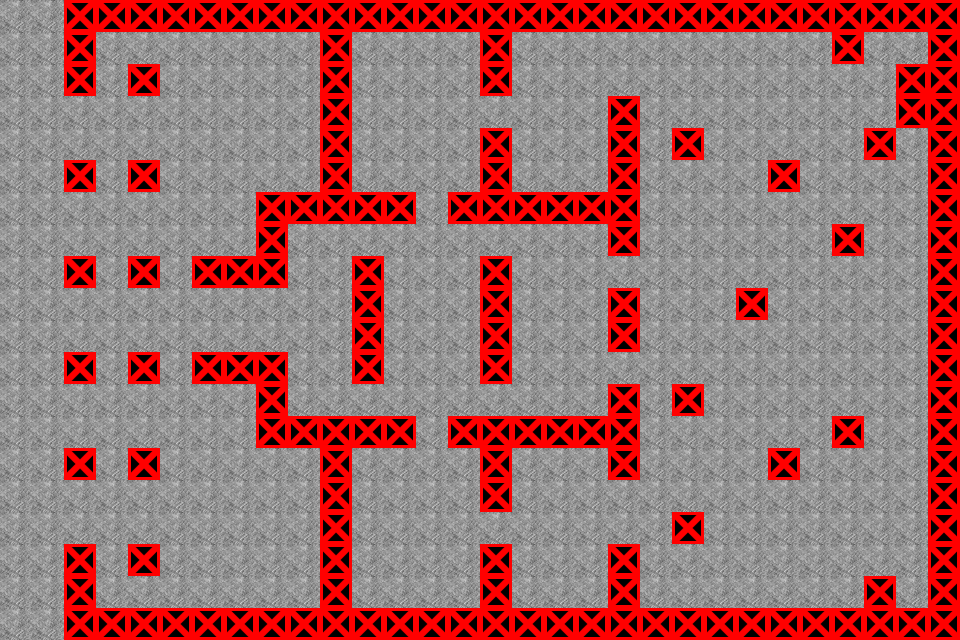

Below is a game level as drawn by its tile map, then a one-line description and the .tmx file that defines it, in full:
An orthogonal 30x20 tile map with 32x32 px tiles, 1 tile layer (Tile Layer 1).

<map version="1.9" tiledversion="1.9.2" orientation="orthogonal" renderorder="right-down" width="30" height="20" tilewidth="32" tileheight="32" infinite="0" nextlayerid="2" nextobjectid="1">
 <tileset firstgid="1" source="exampleTileSet.tsx" />
 <layer id="1" name="Tile Layer 1" width="30" height="20">
  <data encoding="csv">
2,2,1,1,1,1,1,1,1,1,2684354561,2684354561,2684354561,2684354561,2684354561,2684354561,1,1,1,1,1,1,1,1,1,1,1,1,1,1,
2,2,1,2,2,2,2,2,2,2,2684354561,2,2,2,2,2684354561,2,2,2,2,2,2,2,2,2,2,1,2,2,1,
2,2,2684354561,2,2684354561,2,2,2,2,2,2684354561,2,2,2,2,2684354561,2,2,2,2,2,2,2,2,2,2,2,2,1,1,
2,2,2,2,2,2,2,2,2,2,2684354561,2,2,2,2,2,2,2,2,1,2,2,2,2,2,2,2,2,1,1,
2,2,2,2,2,2,2,2,2,2,2684354561,2,2,2,2,2684354561,2,2,2,1,2,1,2,2,2,2,2,1,2,1,
2,2,2684354561,2,2684354561,2,2,2,2,2,2684354561,2,2,2,2,2684354561,2,2,2,1,2,2,2,2,1,2,2,2,2,1,
2,2,2,2,2,2,2,2,1,2684354561,2684354561,2684354561,2684354561,2,2684354561,2684354561,1,1,1,1,2,2,2,2,2,2,2,2,2,1,
2,2,2,2,2,2,2,2,1,2,2,2,2,2,2,2,2,2,2,1,2,2,2,2,2,2,1,2,2,1,
2,2,2684354561,2,2684354561,2,2684354561,2684354561,2684354561,2,2,2684354561,2,2,2,1,2,2,2,2,2,2,2,2,2,2,2,2,2,1,
2,2,2,2,2,2,2,2,2,2,2,2684354561,2,2,2,1,2,2,2,1,2,2,2,1,2,2,2,2,2,1,
2,2,2,2,2,2,2,2,2,2,2,2684354561,2,2,2,1,2,2,2,1,2,2,2,2,2,2,2,2,2,1,
2,2,2684354561,2,2684354561,2,2684354561,2684354561,2684354561,2,2,2684354561,2,2,2,1,2,2,2,2,2,2,2,2,2,2,2,2,2,1,
2,2,2,2,2,2,2,2,1,2,2,2,2,2,2,2,2,2,2,1,2,1,2,2,2,2,2,2,2,1,
2,2,2,2,2,2,2,2,2684354561,2684354561,2684354561,2684354561,2684354561,2,1,1,1,1,1,1,2,2,2,2,2,2,1,2,2,1,
2,2,2684354561,2,2684354561,2,2,2,2,2,2684354561,2,2,2,2,1,2,2,2,1,2,2,2,2,1,2,2,2,2,1,
2,2,2,2,2,2,2,2,2,2,2684354561,2,2,2,2,1,2,2,2,2,2,2,2,2,2,2,2,2,2,1,
2,2,2,2,2,2,2,2,2,2,2684354561,2,2,2,2,2,2,2,2,2,2,1,2,2,2,2,2,2,2,1,
2,2,2684354561,2,2684354561,2,2,2,2,2,2684354561,2,2,2,2,1,2,2,2,1,2,2,2,2,2,2,2,2,2,1,
2,2,1,2,2,2,2,2,2,2,2684354561,2,2,2,2,1,2,2,2,1,2,2,2,2,2,2,2,1,2,1,
2,2,1,1,1,1,1,1,1,1,2684354561,1,1,1,1,1,1,1,1,1,1,1,1,1,1,1,1,1,1,1
</data>
 </layer>
</map>